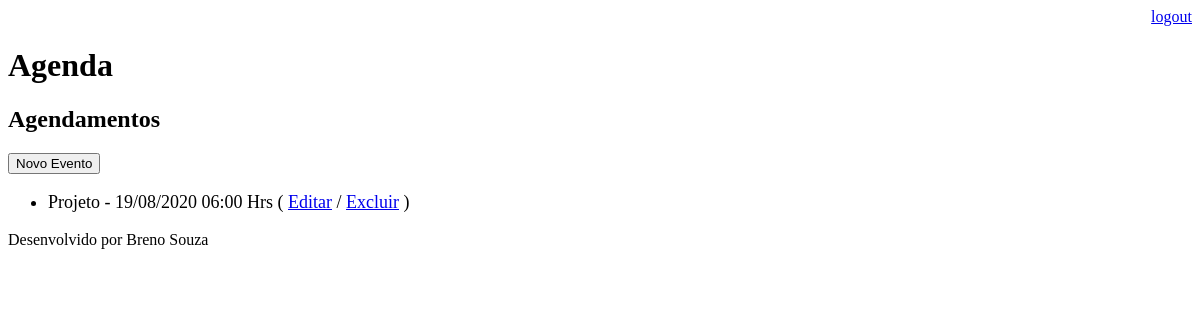
/agenda/ (signed in), run on an earlier commit of the app's database.
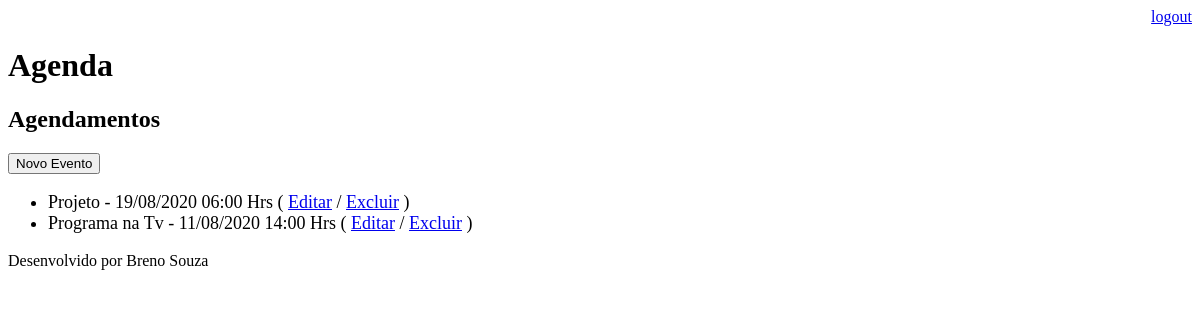
And on a later commit of the database.
### core/models.py (models this page shows, shortened)
class Evento(models.Model):
    titulo = models.CharField(max_length=100)
    decricao = models.TextField(blank=True, null=True)
    data_evento = models.DateTimeField(verbose_name='Data do Evento')
    data_criacao = models.DateTimeField(auto_now=True)
    usuario = models.ForeignKey(User, on_delete=models.CASCADE)
    class Meta:
        db_table = 'evento'
    def get_data_evento(self):
        return self.data_evento.strftime('%d/%m/%Y %H:%M Hrs')

### core/views.py (the view)
# urls.py: path('agenda/', views.lista_eventos),
@login_required(login_url='/login/')
def lista_eventos(request):
    usuario = request.user
    data_atual = datetime.now() - timedelta(hours=1)
    evento = Evento.objects.filter(usuario=usuario,
                                   data_evento__gt=data_atual)
    dados = {'eventos':evento}
    return render(request, 'agenda.html', dados)

### templates/agenda.html
{% extends "model-page.html" %}
{% block content %}
    <h2>Agendamentos</h2>
    <a href="evento/">
        <button type="button">Novo Evento</button>
    </a>
    <ul style="font-size: 18px">
        {% for evento in eventos %}
            <li>
                {{ evento.titulo }} - {{ evento.get_data_evento }}
                ( <a href="evento/?id= {{ evento.id }}">Editar</a>
                / <a href="evento/delete/{{ evento.id }}/">Excluir</a> )
            </li>
        {% endfor %}
    </ul>
{% endblock %}

What changed in the data, as far as the page shows it:
added Evento: titulo "Programa na Tv", get_data_evento "11/08/2020 14:00 Hrs"
